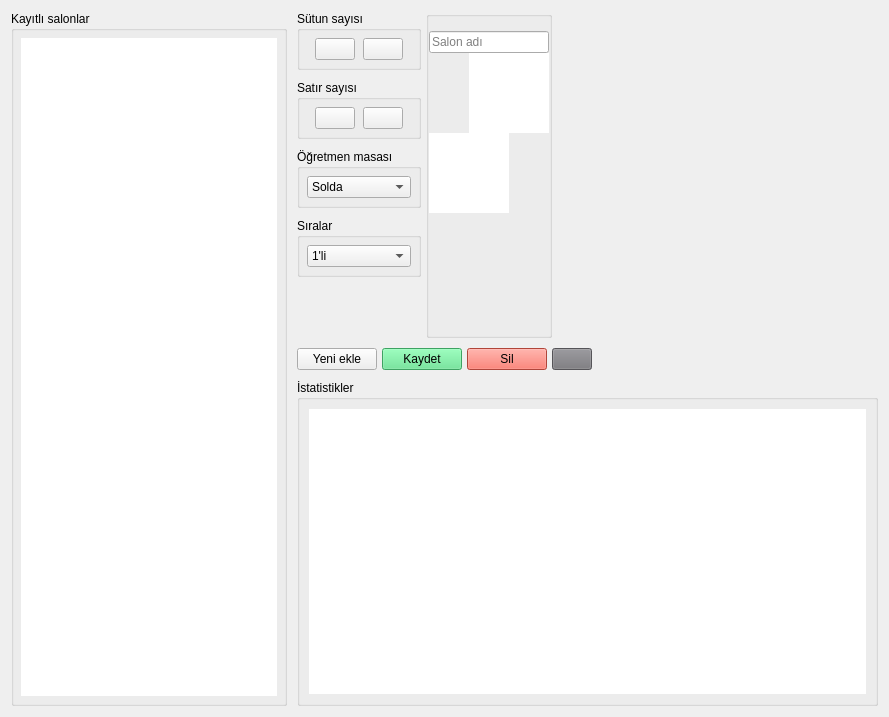
<?xml version="1.0" encoding="UTF-8"?>
<ui version="4.0">
 <class>Frame</class>
 <widget class="QFrame" name="Frame">
  <property name="geometry">
   <rect>
    <x>0</x>
    <y>0</y>
    <width>889</width>
    <height>717</height>
   </rect>
  </property>
  <property name="windowTitle">
   <string>Frame</string>
  </property>
  <property name="styleSheet">
   <string notr="true">QFrame {
border: none
}
</string>
  </property>
  <layout class="QHBoxLayout" name="horizontalLayout">
   <property name="spacing">
    <number>10</number>
   </property>
   <item alignment="Qt::AlignLeft">
    <widget class="QGroupBox" name="groupBox_2">
     <property name="title">
      <string>Kayıtlı salonlar</string>
     </property>
     <layout class="QHBoxLayout" name="horizontalLayout_4">
      <property name="spacing">
       <number>0</number>
      </property>
      <property name="leftMargin">
       <number>7</number>
      </property>
      <property name="topMargin">
       <number>7</number>
      </property>
      <property name="rightMargin">
       <number>7</number>
      </property>
      <property name="bottomMargin">
       <number>7</number>
      </property>
      <item>
       <widget class="QListWidget" name="classroomList">
        <property name="sizePolicy">
         <sizepolicy hsizetype="Expanding" vsizetype="Expanding">
          <horstretch>0</horstretch>
          <verstretch>0</verstretch>
         </sizepolicy>
        </property>
       </widget>
      </item>
     </layout>
    </widget>
   </item>
   <item>
    <widget class="QFrame" name="rightBody">
     <property name="styleSheet">
      <string notr="true"/>
     </property>
     <property name="frameShape">
      <enum>QFrame::StyledPanel</enum>
     </property>
     <property name="frameShadow">
      <enum>QFrame::Raised</enum>
     </property>
     <layout class="QVBoxLayout" name="verticalLayout">
      <property name="spacing">
       <number>10</number>
      </property>
      <property name="leftMargin">
       <number>0</number>
      </property>
      <property name="topMargin">
       <number>0</number>
      </property>
      <property name="rightMargin">
       <number>0</number>
      </property>
      <property name="bottomMargin">
       <number>0</number>
      </property>
      <item alignment="Qt::AlignLeft">
       <widget class="QFrame" name="frame">
        <property name="sizePolicy">
         <sizepolicy hsizetype="Preferred" vsizetype="Expanding">
          <horstretch>0</horstretch>
          <verstretch>0</verstretch>
         </sizepolicy>
        </property>
        <property name="frameShape">
         <enum>QFrame::StyledPanel</enum>
        </property>
        <property name="frameShadow">
         <enum>QFrame::Raised</enum>
        </property>
        <layout class="QHBoxLayout" name="horizontalLayout_5">
         <property name="spacing">
          <number>5</number>
         </property>
         <property name="leftMargin">
          <number>0</number>
         </property>
         <property name="topMargin">
          <number>0</number>
         </property>
         <property name="rightMargin">
          <number>0</number>
         </property>
         <property name="bottomMargin">
          <number>0</number>
         </property>
         <item alignment="Qt::AlignLeft|Qt::AlignTop">
          <widget class="QFrame" name="buttonsFrame">
           <property name="styleSheet">
            <string notr="true"/>
           </property>
           <layout class="QVBoxLayout" name="buttonLayout_2">
            <property name="spacing">
             <number>10</number>
            </property>
            <property name="leftMargin">
             <number>0</number>
            </property>
            <property name="topMargin">
             <number>0</number>
            </property>
            <property name="rightMargin">
             <number>0</number>
            </property>
            <property name="bottomMargin">
             <number>0</number>
            </property>
            <item>
             <widget class="QFrame" name="columnFrame">
              <property name="styleSheet">
               <string notr="true"/>
              </property>
              <property name="frameShape">
               <enum>QFrame::StyledPanel</enum>
              </property>
              <property name="frameShadow">
               <enum>QFrame::Raised</enum>
              </property>
              <layout class="QHBoxLayout" name="horizontalLayout_8">
               <property name="spacing">
                <number>0</number>
               </property>
               <property name="leftMargin">
                <number>0</number>
               </property>
               <property name="topMargin">
                <number>0</number>
               </property>
               <property name="rightMargin">
                <number>0</number>
               </property>
               <property name="bottomMargin">
                <number>0</number>
               </property>
               <item>
                <widget class="QGroupBox" name="columnGroupBox">
                 <property name="title">
                  <string>Sütun sayısı</string>
                 </property>
                 <layout class="QHBoxLayout" name="horizontalLayout_12">
                  <property name="spacing">
                   <number>0</number>
                  </property>
                  <property name="leftMargin">
                   <number>7</number>
                  </property>
                  <property name="topMargin">
                   <number>7</number>
                  </property>
                  <property name="rightMargin">
                   <number>7</number>
                  </property>
                  <property name="bottomMargin">
                   <number>7</number>
                  </property>
                  <item>
                   <widget class="QPushButton" name="addColumn">
                    <property name="sizePolicy">
                     <sizepolicy hsizetype="Fixed" vsizetype="Fixed">
                      <horstretch>0</horstretch>
                      <verstretch>0</verstretch>
                     </sizepolicy>
                    </property>
                    <property name="text">
                     <string/>
                    </property>
                   </widget>
                  </item>
                  <item>
                   <widget class="QPushButton" name="removeColumn">
                    <property name="sizePolicy">
                     <sizepolicy hsizetype="Fixed" vsizetype="Fixed">
                      <horstretch>0</horstretch>
                      <verstretch>0</verstretch>
                     </sizepolicy>
                    </property>
                    <property name="text">
                     <string/>
                    </property>
                   </widget>
                  </item>
                 </layout>
                </widget>
               </item>
              </layout>
             </widget>
            </item>
            <item>
             <widget class="QGroupBox" name="rowGroupBox">
              <property name="sizePolicy">
               <sizepolicy hsizetype="Minimum" vsizetype="Preferred">
                <horstretch>0</horstretch>
                <verstretch>0</verstretch>
               </sizepolicy>
              </property>
              <property name="title">
               <string>Satır sayısı</string>
              </property>
              <layout class="QHBoxLayout" name="horizontalLayout_7">
               <property name="spacing">
                <number>0</number>
               </property>
               <property name="leftMargin">
                <number>7</number>
               </property>
               <property name="topMargin">
                <number>7</number>
               </property>
               <property name="rightMargin">
                <number>7</number>
               </property>
               <property name="bottomMargin">
                <number>7</number>
               </property>
               <item>
                <widget class="QFrame" name="frame_7">
                 <property name="frameShape">
                  <enum>QFrame::StyledPanel</enum>
                 </property>
                 <property name="frameShadow">
                  <enum>QFrame::Raised</enum>
                 </property>
                 <layout class="QHBoxLayout" name="horizontalLayout_13">
                  <property name="spacing">
                   <number>0</number>
                  </property>
                  <property name="leftMargin">
                   <number>0</number>
                  </property>
                  <property name="topMargin">
                   <number>0</number>
                  </property>
                  <property name="rightMargin">
                   <number>0</number>
                  </property>
                  <property name="bottomMargin">
                   <number>0</number>
                  </property>
                  <item>
                   <widget class="QPushButton" name="addRow">
                    <property name="sizePolicy">
                     <sizepolicy hsizetype="Fixed" vsizetype="Fixed">
                      <horstretch>0</horstretch>
                      <verstretch>0</verstretch>
                     </sizepolicy>
                    </property>
                    <property name="text">
                     <string/>
                    </property>
                   </widget>
                  </item>
                  <item>
                   <widget class="QPushButton" name="removeRow">
                    <property name="sizePolicy">
                     <sizepolicy hsizetype="Fixed" vsizetype="Fixed">
                      <horstretch>0</horstretch>
                      <verstretch>0</verstretch>
                     </sizepolicy>
                    </property>
                    <property name="text">
                     <string/>
                    </property>
                   </widget>
                  </item>
                 </layout>
                </widget>
               </item>
              </layout>
             </widget>
            </item>
            <item>
             <widget class="QGroupBox" name="groupBox_9">
              <property name="title">
               <string>Öğretmen masası</string>
              </property>
              <layout class="QHBoxLayout" name="horizontalLayout_6">
               <property name="spacing">
                <number>5</number>
               </property>
               <property name="leftMargin">
                <number>7</number>
               </property>
               <property name="topMargin">
                <number>7</number>
               </property>
               <property name="rightMargin">
                <number>7</number>
               </property>
               <property name="bottomMargin">
                <number>7</number>
               </property>
               <item>
                <widget class="QComboBox" name="yonCombo">
                 <property name="sizePolicy">
                  <sizepolicy hsizetype="Preferred" vsizetype="Fixed">
                   <horstretch>0</horstretch>
                   <verstretch>0</verstretch>
                  </sizepolicy>
                 </property>
                 <item>
                  <property name="text">
                   <string>Solda</string>
                  </property>
                 </item>
                 <item>
                  <property name="text">
                   <string>Sağda</string>
                  </property>
                 </item>
                </widget>
               </item>
              </layout>
             </widget>
            </item>
            <item>
             <widget class="QGroupBox" name="groupBox_10">
              <property name="title">
               <string>Sıralar</string>
              </property>
              <layout class="QHBoxLayout" name="horizontalLayout_10">
               <property name="spacing">
                <number>0</number>
               </property>
               <property name="leftMargin">
                <number>7</number>
               </property>
               <property name="topMargin">
                <number>7</number>
               </property>
               <property name="rightMargin">
                <number>7</number>
               </property>
               <property name="bottomMargin">
                <number>7</number>
               </property>
               <item>
                <widget class="QComboBox" name="kacliCombo">
                 <item>
                  <property name="text">
                   <string>1'li</string>
                  </property>
                 </item>
                 <item>
                  <property name="text">
                   <string>2'li</string>
                  </property>
                 </item>
                </widget>
               </item>
              </layout>
             </widget>
            </item>
           </layout>
          </widget>
         </item>
         <item>
          <widget class="QGroupBox" name="salonShape">
           <property name="sizePolicy">
            <sizepolicy hsizetype="Expanding" vsizetype="Preferred">
             <horstretch>0</horstretch>
             <verstretch>0</verstretch>
            </sizepolicy>
           </property>
           <property name="title">
            <string/>
           </property>
           <layout class="QVBoxLayout" name="verticalLayout_10">
            <property name="spacing">
             <number>0</number>
            </property>
            <property name="leftMargin">
             <number>0</number>
            </property>
            <property name="topMargin">
             <number>0</number>
            </property>
            <property name="rightMargin">
             <number>0</number>
            </property>
            <property name="bottomMargin">
             <number>0</number>
            </property>
            <item>
             <widget class="QLabel" name="label">
              <property name="styleSheet">
               <string notr="true">color: rgb(246, 97, 81);</string>
              </property>
              <property name="text">
               <string/>
              </property>
             </widget>
            </item>
            <item>
             <widget class="QLineEdit" name="salonNameIn">
              <property name="text">
               <string/>
              </property>
              <property name="placeholderText">
               <string>Salon adı</string>
              </property>
             </widget>
            </item>
            <item alignment="Qt::AlignTop">
             <widget class="QFrame" name="ogretmenSagFrame">
              <property name="frameShape">
               <enum>QFrame::StyledPanel</enum>
              </property>
              <property name="frameShadow">
               <enum>QFrame::Raised</enum>
              </property>
              <layout class="QVBoxLayout" name="verticalLayout_11">
               <property name="spacing">
                <number>0</number>
               </property>
               <property name="leftMargin">
                <number>0</number>
               </property>
               <property name="topMargin">
                <number>0</number>
               </property>
               <property name="rightMargin">
                <number>0</number>
               </property>
               <property name="bottomMargin">
                <number>0</number>
               </property>
               <item>
                <layout class="QGridLayout" name="sagGrid">
                 <item row="0" column="4" alignment="Qt::AlignRight">
                  <widget class="QGraphicsView" name="sagGraphic">
                   <property name="minimumSize">
                    <size>
                     <width>80</width>
                     <height>80</height>
                    </size>
                   </property>
                   <property name="maximumSize">
                    <size>
                     <width>80</width>
                     <height>80</height>
                    </size>
                   </property>
                   <property name="styleSheet">
                    <string notr="true"/>
                   </property>
                  </widget>
                 </item>
                 <item row="0" column="3">
                  <spacer name="sagSpacer_2">
                   <property name="orientation">
                    <enum>Qt::Horizontal</enum>
                   </property>
                   <property name="sizeHint" stdset="0">
                    <size>
                     <width>40</width>
                     <height>20</height>
                    </size>
                   </property>
                  </spacer>
                 </item>
                </layout>
               </item>
              </layout>
             </widget>
            </item>
            <item alignment="Qt::AlignTop">
             <widget class="QFrame" name="ogretmenSolFrame">
              <property name="frameShape">
               <enum>QFrame::StyledPanel</enum>
              </property>
              <property name="frameShadow">
               <enum>QFrame::Raised</enum>
              </property>
              <layout class="QHBoxLayout" name="horizontalLayout_9">
               <property name="spacing">
                <number>0</number>
               </property>
               <property name="leftMargin">
                <number>0</number>
               </property>
               <property name="topMargin">
                <number>0</number>
               </property>
               <property name="rightMargin">
                <number>0</number>
               </property>
               <property name="bottomMargin">
                <number>0</number>
               </property>
               <item>
                <layout class="QGridLayout" name="solGrid">
                 <item row="0" column="0">
                  <widget class="QGraphicsView" name="solGraphic">
                   <property name="minimumSize">
                    <size>
                     <width>80</width>
                     <height>80</height>
                    </size>
                   </property>
                   <property name="maximumSize">
                    <size>
                     <width>80</width>
                     <height>80</height>
                    </size>
                   </property>
                   <property name="styleSheet">
                    <string notr="true"/>
                   </property>
                  </widget>
                 </item>
                 <item row="0" column="1">
                  <spacer name="solSpacer_2">
                   <property name="orientation">
                    <enum>Qt::Horizontal</enum>
                   </property>
                   <property name="sizeHint" stdset="0">
                    <size>
                     <width>40</width>
                     <height>20</height>
                    </size>
                   </property>
                  </spacer>
                 </item>
                </layout>
               </item>
              </layout>
             </widget>
            </item>
            <item>
             <widget class="QFrame" name="masalar">
              <property name="sizePolicy">
               <sizepolicy hsizetype="Preferred" vsizetype="Expanding">
                <horstretch>0</horstretch>
                <verstretch>0</verstretch>
               </sizepolicy>
              </property>
              <property name="maximumSize">
               <size>
                <width>16777215</width>
                <height>16000</height>
               </size>
              </property>
              <property name="frameShape">
               <enum>QFrame::StyledPanel</enum>
              </property>
              <property name="frameShadow">
               <enum>QFrame::Raised</enum>
              </property>
              <layout class="QHBoxLayout" name="horizontalLayout_11">
               <property name="spacing">
                <number>0</number>
               </property>
               <property name="leftMargin">
                <number>0</number>
               </property>
               <property name="topMargin">
                <number>0</number>
               </property>
               <property name="rightMargin">
                <number>0</number>
               </property>
               <property name="bottomMargin">
                <number>0</number>
               </property>
               <item>
                <widget class="QFrame" name="frame_11">
                 <property name="sizePolicy">
                  <sizepolicy hsizetype="Expanding" vsizetype="Expanding">
                   <horstretch>0</horstretch>
                   <verstretch>0</verstretch>
                  </sizepolicy>
                 </property>
                 <property name="frameShape">
                  <enum>QFrame::StyledPanel</enum>
                 </property>
                 <property name="frameShadow">
                  <enum>QFrame::Raised</enum>
                 </property>
                 <layout class="QHBoxLayout" name="horizontalLayout_14">
                  <property name="spacing">
                   <number>0</number>
                  </property>
                  <property name="leftMargin">
                   <number>0</number>
                  </property>
                  <property name="topMargin">
                   <number>0</number>
                  </property>
                  <property name="rightMargin">
                   <number>0</number>
                  </property>
                  <property name="bottomMargin">
                   <number>0</number>
                  </property>
                  <item>
                   <layout class="QGridLayout" name="grid">
                    <property name="bottomMargin">
                     <number>0</number>
                    </property>
                   </layout>
                  </item>
                 </layout>
                </widget>
               </item>
              </layout>
             </widget>
            </item>
           </layout>
          </widget>
         </item>
        </layout>
       </widget>
      </item>
      <item alignment="Qt::AlignLeft">
       <widget class="QFrame" name="frame_2">
        <property name="frameShape">
         <enum>QFrame::StyledPanel</enum>
        </property>
        <property name="frameShadow">
         <enum>QFrame::Raised</enum>
        </property>
        <layout class="QHBoxLayout" name="horizontalLayout_2">
         <property name="spacing">
          <number>5</number>
         </property>
         <property name="leftMargin">
          <number>0</number>
         </property>
         <property name="topMargin">
          <number>0</number>
         </property>
         <property name="rightMargin">
          <number>0</number>
         </property>
         <property name="bottomMargin">
          <number>0</number>
         </property>
         <item>
          <widget class="QPushButton" name="addButton">
           <property name="sizePolicy">
            <sizepolicy hsizetype="Fixed" vsizetype="Fixed">
             <horstretch>0</horstretch>
             <verstretch>0</verstretch>
            </sizepolicy>
           </property>
           <property name="text">
            <string>Yeni ekle</string>
           </property>
          </widget>
         </item>
         <item>
          <widget class="QPushButton" name="saveButton">
           <property name="sizePolicy">
            <sizepolicy hsizetype="Fixed" vsizetype="Fixed">
             <horstretch>0</horstretch>
             <verstretch>0</verstretch>
            </sizepolicy>
           </property>
           <property name="styleSheet">
            <string notr="true">background-color: rgb(87, 227, 137);</string>
           </property>
           <property name="text">
            <string>Kaydet</string>
           </property>
          </widget>
         </item>
         <item>
          <widget class="QPushButton" name="removeButton">
           <property name="sizePolicy">
            <sizepolicy hsizetype="Fixed" vsizetype="Fixed">
             <horstretch>0</horstretch>
             <verstretch>0</verstretch>
            </sizepolicy>
           </property>
           <property name="styleSheet">
            <string notr="true">background-color: rgb(246, 97, 81);</string>
           </property>
           <property name="text">
            <string>Sil</string>
           </property>
          </widget>
         </item>
         <item>
          <widget class="QPushButton" name="cancelButton">
           <property name="sizePolicy">
            <sizepolicy hsizetype="Fixed" vsizetype="Fixed">
             <horstretch>0</horstretch>
             <verstretch>0</verstretch>
            </sizepolicy>
           </property>
           <property name="styleSheet">
            <string notr="true">background-color: rgb(119, 118, 123);</string>
           </property>
           <property name="text">
            <string/>
           </property>
          </widget>
         </item>
        </layout>
       </widget>
      </item>
      <item>
       <widget class="QFrame" name="istatistiklerFrame">
        <property name="frameShape">
         <enum>QFrame::StyledPanel</enum>
        </property>
        <property name="frameShadow">
         <enum>QFrame::Raised</enum>
        </property>
        <layout class="QHBoxLayout" name="horizontalLayout_3">
         <property name="spacing">
          <number>0</number>
         </property>
         <property name="leftMargin">
          <number>0</number>
         </property>
         <property name="topMargin">
          <number>0</number>
         </property>
         <property name="rightMargin">
          <number>0</number>
         </property>
         <property name="bottomMargin">
          <number>0</number>
         </property>
         <item>
          <widget class="QGroupBox" name="groupBox_3">
           <property name="sizePolicy">
            <sizepolicy hsizetype="Minimum" vsizetype="Minimum">
             <horstretch>0</horstretch>
             <verstretch>0</verstretch>
            </sizepolicy>
           </property>
           <property name="title">
            <string>İstatistikler</string>
           </property>
           <layout class="QVBoxLayout" name="verticalLayout_9">
            <property name="spacing">
             <number>0</number>
            </property>
            <property name="leftMargin">
             <number>9</number>
            </property>
            <property name="topMargin">
             <number>9</number>
            </property>
            <property name="rightMargin">
             <number>9</number>
            </property>
            <property name="bottomMargin">
             <number>9</number>
            </property>
            <item>
             <widget class="QListWidget" name="istatistiklerWIdget"/>
            </item>
           </layout>
          </widget>
         </item>
        </layout>
       </widget>
      </item>
     </layout>
    </widget>
   </item>
  </layout>
 </widget>
 <resources>
  <include location="../resources.qrc"/>
 </resources>
 <connections/>
</ui>
